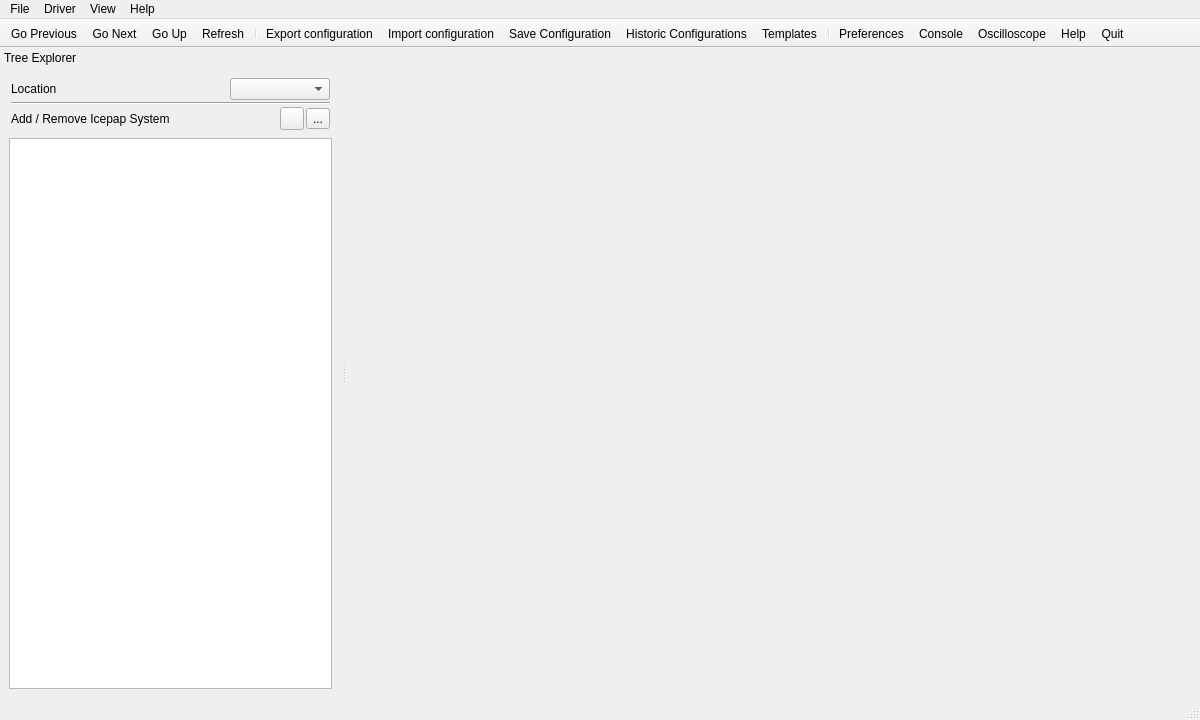
<?xml version="1.0" encoding="UTF-8"?>
<ui version="4.0">
 <class>IcepapCMS</class>
 <widget class="QMainWindow" name="IcepapCMS">
  <property name="geometry">
   <rect>
    <x>0</x>
    <y>0</y>
    <width>1200</width>
    <height>720</height>
   </rect>
  </property>
  <property name="sizePolicy">
   <sizepolicy hsizetype="MinimumExpanding" vsizetype="MinimumExpanding">
    <horstretch>0</horstretch>
    <verstretch>0</verstretch>
   </sizepolicy>
  </property>
  <property name="minimumSize">
   <size>
    <width>1200</width>
    <height>720</height>
   </size>
  </property>
  <property name="palette">
   <palette>
    <active>
     <colorrole role="Highlight">
      <brush brushstyle="SolidPattern">
       <color alpha="255">
        <red>101</red>
        <green>148</green>
        <blue>235</blue>
       </color>
      </brush>
     </colorrole>
    </active>
    <inactive>
     <colorrole role="Highlight">
      <brush brushstyle="SolidPattern">
       <color alpha="255">
        <red>101</red>
        <green>148</green>
        <blue>235</blue>
       </color>
      </brush>
     </colorrole>
    </inactive>
    <disabled>
     <colorrole role="Highlight">
      <brush brushstyle="SolidPattern">
       <color alpha="255">
        <red>127</red>
        <green>125</green>
        <blue>123</blue>
       </color>
      </brush>
     </colorrole>
    </disabled>
   </palette>
  </property>
  <property name="windowTitle">
   <string>Icepap configuration</string>
  </property>
  <property name="windowIcon">
   <iconset resource="icepapcms.qrc">
    <normaloff>:/small_icons/IcepapCfg Icons/Icepapicon.png</normaloff>:/small_icons/IcepapCfg Icons/Icepapicon.png</iconset>
  </property>
  <widget class="QWidget" name="centralwidget">
   <layout class="QVBoxLayout">
    <property name="spacing">
     <number>1</number>
    </property>
    <property name="leftMargin">
     <number>1</number>
    </property>
    <property name="topMargin">
     <number>1</number>
    </property>
    <property name="rightMargin">
     <number>1</number>
    </property>
    <property name="bottomMargin">
     <number>1</number>
    </property>
    <item>
     <widget class="QStackedWidget" name="stackedWidget">
      <property name="sizePolicy">
       <sizepolicy hsizetype="MinimumExpanding" vsizetype="MinimumExpanding">
        <horstretch>0</horstretch>
        <verstretch>0</verstretch>
       </sizepolicy>
      </property>
      <property name="minimumSize">
       <size>
        <width>800</width>
        <height>613</height>
       </size>
      </property>
      <property name="currentIndex">
       <number>0</number>
      </property>
      <widget class="QWidget" name="StartPage">
       <layout class="QHBoxLayout">
        <property name="spacing">
         <number>6</number>
        </property>
        <property name="leftMargin">
         <number>9</number>
        </property>
        <property name="topMargin">
         <number>9</number>
        </property>
        <property name="rightMargin">
         <number>9</number>
        </property>
        <property name="bottomMargin">
         <number>9</number>
        </property>
        <item>
         <spacer>
          <property name="orientation">
           <enum>Qt::Horizontal</enum>
          </property>
          <property name="sizeHint" stdset="0">
           <size>
            <width>40</width>
            <height>20</height>
           </size>
          </property>
         </spacer>
        </item>
        <item>
         <widget class="QLabel" name="lblStartPage">
          <property name="text">
           <string/>
          </property>
          <property name="pixmap">
           <pixmap resource="icepapcms.qrc">:/logos/IcepapCfg Icons/IcepapBig.png</pixmap>
          </property>
         </widget>
        </item>
        <item>
         <spacer>
          <property name="orientation">
           <enum>Qt::Horizontal</enum>
          </property>
          <property name="sizeHint" stdset="0">
           <size>
            <width>40</width>
            <height>20</height>
           </size>
          </property>
         </spacer>
        </item>
       </layout>
      </widget>
     </widget>
    </item>
   </layout>
  </widget>
  <widget class="QMenuBar" name="menubar">
   <property name="geometry">
    <rect>
     <x>0</x>
     <y>0</y>
     <width>1200</width>
     <height>20</height>
    </rect>
   </property>
   <widget class="QMenu" name="menuHelp">
    <property name="title">
     <string>Help</string>
    </property>
    <addaction name="actionUser_manual"/>
    <addaction name="actionHardware_manual"/>
    <addaction name="actionHelp"/>
    <addaction name="actionAbout"/>
   </widget>
   <widget class="QMenu" name="menuView">
    <property name="title">
     <string>View</string>
    </property>
    <addaction name="actionTree_Explorer"/>
    <addaction name="actionToolbar"/>
   </widget>
   <widget class="QMenu" name="menuDriver">
    <property name="title">
     <string>Driver</string>
    </property>
    <addaction name="actionSaveConfig"/>
    <addaction name="separator"/>
    <addaction name="actionHistoricCfg"/>
    <addaction name="actionTemplates"/>
    <addaction name="separator"/>
    <addaction name="actionExport"/>
    <addaction name="actionImport"/>
    <addaction name="separator"/>
    <addaction name="actionCopy"/>
    <addaction name="actionPaste"/>
    <addaction name="separator"/>
    <addaction name="actionSetExpertFlag"/>
   </widget>
   <widget class="QMenu" name="menuFile">
    <property name="title">
     <string>File</string>
    </property>
    <addaction name="actionAddLocation"/>
    <addaction name="actionDeleteLocation"/>
    <addaction name="separator"/>
    <addaction name="actionAddIcepap"/>
    <addaction name="actionDeleteIcepap"/>
    <addaction name="separator"/>
    <addaction name="actionFirmwareUpgrade"/>
    <addaction name="actionConsole"/>
    <addaction name="actionOscilloscope"/>
    <addaction name="separator"/>
    <addaction name="actionPreferences"/>
    <addaction name="actionQuit"/>
   </widget>
   <addaction name="menuFile"/>
   <addaction name="menuDriver"/>
   <addaction name="menuView"/>
   <addaction name="menuHelp"/>
  </widget>
  <widget class="QToolBar" name="toolBar">
   <property name="sizePolicy">
    <sizepolicy hsizetype="Expanding" vsizetype="Expanding">
     <horstretch>0</horstretch>
     <verstretch>0</verstretch>
    </sizepolicy>
   </property>
   <property name="windowTitle">
    <string>Toolbar</string>
   </property>
   <property name="movable">
    <bool>false</bool>
   </property>
   <property name="orientation">
    <enum>Qt::Horizontal</enum>
   </property>
   <property name="iconSize">
    <size>
     <width>32</width>
     <height>32</height>
    </size>
   </property>
   <property name="toolButtonStyle">
    <enum>Qt::ToolButtonIconOnly</enum>
   </property>
   <attribute name="toolBarArea">
    <enum>TopToolBarArea</enum>
   </attribute>
   <attribute name="toolBarBreak">
    <bool>false</bool>
   </attribute>
   <addaction name="actionGoPrevious"/>
   <addaction name="actionGoNext"/>
   <addaction name="actionGoUp"/>
   <addaction name="actionRefresh"/>
   <addaction name="separator"/>
   <addaction name="actionExport"/>
   <addaction name="actionImport"/>
   <addaction name="actionSaveConfig"/>
   <addaction name="actionHistoricCfg"/>
   <addaction name="actionTemplates"/>
   <addaction name="separator"/>
   <addaction name="actionPreferences"/>
   <addaction name="actionConsole"/>
   <addaction name="actionOscilloscope"/>
   <addaction name="actionHelp"/>
   <addaction name="actionQuit"/>
  </widget>
  <widget class="QDockWidget" name="dockTree">
   <property name="sizePolicy">
    <sizepolicy hsizetype="Expanding" vsizetype="Expanding">
     <horstretch>0</horstretch>
     <verstretch>0</verstretch>
    </sizepolicy>
   </property>
   <property name="minimumSize">
    <size>
     <width>341</width>
     <height>347</height>
    </size>
   </property>
   <property name="maximumSize">
    <size>
     <width>524287</width>
     <height>524287</height>
    </size>
   </property>
   <property name="features">
    <set>QDockWidget::NoDockWidgetFeatures</set>
   </property>
   <property name="allowedAreas">
    <set>Qt::LeftDockWidgetArea</set>
   </property>
   <property name="windowTitle">
    <string>Tree Explorer</string>
   </property>
   <attribute name="dockWidgetArea">
    <number>1</number>
   </attribute>
   <widget class="QWidget" name="dockWidgetContents">
    <layout class="QGridLayout" name="gridLayout_2">
     <item row="0" column="0">
      <widget class="QFrame" name="frame">
       <layout class="QGridLayout" name="gridLayout">
        <property name="leftMargin">
         <number>2</number>
        </property>
        <property name="topMargin">
         <number>2</number>
        </property>
        <property name="rightMargin">
         <number>2</number>
        </property>
        <property name="bottomMargin">
         <number>2</number>
        </property>
        <property name="spacing">
         <number>2</number>
        </property>
        <item row="0" column="0">
         <layout class="QHBoxLayout" name="horizontalLayout">
          <item>
           <widget class="QLabel" name="label">
            <property name="maximumSize">
             <size>
              <width>51</width>
              <height>16777215</height>
             </size>
            </property>
            <property name="text">
             <string>Location</string>
            </property>
           </widget>
          </item>
          <item>
           <spacer name="horizontalSpacer_2">
            <property name="orientation">
             <enum>Qt::Horizontal</enum>
            </property>
            <property name="sizeHint" stdset="0">
             <size>
              <width>40</width>
              <height>20</height>
             </size>
            </property>
           </spacer>
          </item>
          <item>
           <widget class="QComboBox" name="cbLocation">
            <property name="minimumSize">
             <size>
              <width>100</width>
              <height>0</height>
             </size>
            </property>
            <property name="maximumSize">
             <size>
              <width>141</width>
              <height>16777215</height>
             </size>
            </property>
            <property name="editable">
             <bool>false</bool>
            </property>
           </widget>
          </item>
         </layout>
        </item>
        <item row="2" column="0">
         <layout class="QHBoxLayout" name="horizontalLayout_2">
          <item>
           <widget class="QLabel" name="label_2">
            <property name="text">
             <string>Add / Remove Icepap System</string>
            </property>
           </widget>
          </item>
          <item>
           <spacer name="spacer">
            <property name="orientation">
             <enum>Qt::Horizontal</enum>
            </property>
            <property name="sizeHint" stdset="0">
             <size>
              <width>40</width>
              <height>20</height>
             </size>
            </property>
           </spacer>
          </item>
          <item>
           <widget class="QToolButton" name="btnTreeAdd">
            <property name="text">
             <string/>
            </property>
            <property name="icon">
             <iconset resource="icepapcms.qrc">
              <normaloff>:/small_icons/IcepapCFG Icons Petits/list-add.png</normaloff>:/small_icons/IcepapCFG Icons Petits/list-add.png</iconset>
            </property>
            <property name="iconSize">
             <size>
              <width>16</width>
              <height>16</height>
             </size>
            </property>
           </widget>
          </item>
          <item>
           <widget class="QToolButton" name="btnTreeRemove">
            <property name="text">
             <string>...</string>
            </property>
            <property name="icon">
             <iconset resource="icepapcms.qrc">
              <normaloff>:/small_icons/IcepapCFG Icons Petits/list-remove.png</normaloff>:/small_icons/IcepapCFG Icons Petits/list-remove.png</iconset>
            </property>
            <property name="iconSize">
             <size>
              <width>16</width>
              <height>16</height>
             </size>
            </property>
           </widget>
          </item>
         </layout>
        </item>
        <item row="1" column="0">
         <widget class="Line" name="line">
          <property name="orientation">
           <enum>Qt::Horizontal</enum>
          </property>
         </widget>
        </item>
       </layout>
      </widget>
     </item>
     <item row="1" column="0">
      <widget class="QTreeView" name="treeView">
       <property name="iconSize">
        <size>
         <width>22</width>
         <height>22</height>
        </size>
       </property>
      </widget>
     </item>
    </layout>
   </widget>
  </widget>
  <widget class="QStatusBar" name="statusbar">
   <property name="sizePolicy">
    <sizepolicy hsizetype="Preferred" vsizetype="MinimumExpanding">
     <horstretch>0</horstretch>
     <verstretch>0</verstretch>
    </sizepolicy>
   </property>
   <property name="sizeGripEnabled">
    <bool>true</bool>
   </property>
  </widget>
  <action name="actionAbout">
   <property name="text">
    <string>About</string>
   </property>
  </action>
  <action name="actionTree_Explorer">
   <property name="checkable">
    <bool>true</bool>
   </property>
   <property name="checked">
    <bool>true</bool>
   </property>
   <property name="text">
    <string>Tree Explorer</string>
   </property>
   <property name="shortcut">
    <string>F8</string>
   </property>
  </action>
  <action name="actionGoNext">
   <property name="icon">
    <iconset resource="icepapcms.qrc">
     <normaloff>:/icons/IcepapCfg Icons/go-next.png</normaloff>:/icons/IcepapCfg Icons/go-next.png</iconset>
   </property>
   <property name="text">
    <string>Go Next</string>
   </property>
   <property name="statusTip">
    <string>444</string>
   </property>
   <property name="whatsThis">
    <string>5555</string>
   </property>
   <property name="shortcut">
    <string>Alt+Right</string>
   </property>
  </action>
  <action name="actionGoPrevious">
   <property name="icon">
    <iconset resource="icepapcms.qrc">
     <normaloff>:/icons/IcepapCfg Icons/go-previous.png</normaloff>:/icons/IcepapCfg Icons/go-previous.png</iconset>
   </property>
   <property name="text">
    <string>Go Previous</string>
   </property>
   <property name="shortcut">
    <string>Alt+Left</string>
   </property>
  </action>
  <action name="actionGoUp">
   <property name="icon">
    <iconset resource="icepapcms.qrc">
     <normaloff>:/icons/IcepapCfg Icons/go-up.png</normaloff>:/icons/IcepapCfg Icons/go-up.png</iconset>
   </property>
   <property name="text">
    <string>Go Up</string>
   </property>
   <property name="shortcut">
    <string>Alt+Up</string>
   </property>
  </action>
  <action name="actionRefresh">
   <property name="icon">
    <iconset resource="icepapcms.qrc">
     <normaloff>:/icons/IcepapCfg Icons/view-refresh.png</normaloff>:/icons/IcepapCfg Icons/view-refresh.png</iconset>
   </property>
   <property name="text">
    <string>Refresh</string>
   </property>
   <property name="shortcut">
    <string>F5</string>
   </property>
  </action>
  <action name="actionPreferences">
   <property name="icon">
    <iconset resource="icepapcms.qrc">
     <normaloff>:/icons/IcepapCfg Icons/gnome-settings.png</normaloff>:/icons/IcepapCfg Icons/gnome-settings.png</iconset>
   </property>
   <property name="text">
    <string>Preferences</string>
   </property>
  </action>
  <action name="actionHelp">
   <property name="icon">
    <iconset resource="icepapcms.qrc">
     <normaloff>:/icons/IcepapCfg Icons/help-browser.png</normaloff>:/icons/IcepapCfg Icons/help-browser.png</iconset>
   </property>
   <property name="text">
    <string>Help</string>
   </property>
   <property name="shortcut">
    <string>F1</string>
   </property>
  </action>
  <action name="actionExport">
   <property name="icon">
    <iconset resource="icepapcms.qrc">
     <normaloff>:/icons/IcepapCfg Icons/gnome-dev-floppy.png</normaloff>:/icons/IcepapCfg Icons/gnome-dev-floppy.png</iconset>
   </property>
   <property name="text">
    <string>Export configuration</string>
   </property>
   <property name="iconText">
    <string>Export configuration</string>
   </property>
   <property name="toolTip">
    <string>Export driver configuration to file</string>
   </property>
   <property name="shortcut">
    <string>Ctrl+E</string>
   </property>
  </action>
  <action name="actionImport">
   <property name="icon">
    <iconset resource="icepapcms.qrc">
     <normaloff>:/icons/IcepapCfg Icons/folder.png</normaloff>:/icons/IcepapCfg Icons/folder.png</iconset>
   </property>
   <property name="text">
    <string>Import configuration</string>
   </property>
   <property name="iconText">
    <string>Import configuration</string>
   </property>
   <property name="toolTip">
    <string>Import driver configuration from file</string>
   </property>
   <property name="shortcut">
    <string>Ctrl+I</string>
   </property>
  </action>
  <action name="actionQuit">
   <property name="icon">
    <iconset resource="icepapcms.qrc">
     <normaloff>:/icons/IcepapCfg Icons/gnome-logout.png</normaloff>:/icons/IcepapCfg Icons/gnome-logout.png</iconset>
   </property>
   <property name="text">
    <string>Quit</string>
   </property>
   <property name="statusTip">
    <string/>
   </property>
   <property name="whatsThis">
    <string/>
   </property>
   <property name="shortcut">
    <string>Ctrl+Q</string>
   </property>
  </action>
  <action name="actionToolbar">
   <property name="checkable">
    <bool>true</bool>
   </property>
   <property name="checked">
    <bool>true</bool>
   </property>
   <property name="text">
    <string>Toolbar</string>
   </property>
   <property name="shortcut">
    <string>F9</string>
   </property>
  </action>
  <action name="actionSaveConfig">
   <property name="icon">
    <iconset resource="icepapcms.qrc">
     <normaloff>:/icons/IcepapCfg Icons/sign.png</normaloff>:/icons/IcepapCfg Icons/sign.png</iconset>
   </property>
   <property name="text">
    <string>Save Configuration</string>
   </property>
   <property name="toolTip">
    <string>Save driver configuration</string>
   </property>
   <property name="statusTip">
    <string>Ctrl+s</string>
   </property>
   <property name="shortcut">
    <string>Ctrl+S</string>
   </property>
  </action>
  <action name="actionFirmwareUpgrade">
   <property name="icon">
    <iconset resource="icepapcms.qrc">
     <normaloff>:/icons/IcepapCfg Icons/gnome-cpu.png</normaloff>:/icons/IcepapCfg Icons/gnome-cpu.png</iconset>
   </property>
   <property name="text">
    <string>Firmware upgrade</string>
   </property>
   <property name="toolTip">
    <string>Open Firmware upgrade dialog</string>
   </property>
  </action>
  <action name="actionConsole">
   <property name="icon">
    <iconset resource="icepapcms.qrc">
     <normaloff>:/icons/IcepapCfg Icons/gnome-terminal.png</normaloff>:/icons/IcepapCfg Icons/gnome-terminal.png</iconset>
   </property>
   <property name="text">
    <string>Console</string>
   </property>
   <property name="toolTip">
    <string>Icepap Console</string>
   </property>
  </action>
  <action name="actionHistoricCfg">
   <property name="checkable">
    <bool>true</bool>
   </property>
   <property name="icon">
    <iconset resource="icepapcms.qrc">
     <normaloff>:/icons/IcepapCfg Icons/calendar.png</normaloff>:/icons/IcepapCfg Icons/calendar.png</iconset>
   </property>
   <property name="text">
    <string>Historic Configurations</string>
   </property>
   <property name="iconText">
    <string>Historic Configurations</string>
   </property>
   <property name="toolTip">
    <string>Historic configurations per driver</string>
   </property>
   <property name="shortcut">
    <string>Ctrl+H</string>
   </property>
  </action>
  <action name="actionTemplates">
   <property name="icon">
    <iconset resource="icepapcms.qrc">
     <normaloff>:/icons/IcepapCfg Icons/notes.png</normaloff>:/icons/IcepapCfg Icons/notes.png</iconset>
   </property>
   <property name="text">
    <string>Templates</string>
   </property>
   <property name="toolTip">
    <string>Template managment</string>
   </property>
   <property name="shortcut">
    <string>Ctrl+T</string>
   </property>
  </action>
  <action name="actionAddIcepap">
   <property name="icon">
    <iconset resource="icepapcms.qrc">
     <normaloff>:/small_icons/IcepapCFG Icons Petits/list-add.png</normaloff>:/small_icons/IcepapCFG Icons Petits/list-add.png</iconset>
   </property>
   <property name="text">
    <string>Add Icepap</string>
   </property>
   <property name="toolTip">
    <string>Add Icepap System to CMS Database</string>
   </property>
  </action>
  <action name="actionDeleteIcepap">
   <property name="icon">
    <iconset resource="icepapcms.qrc">
     <normaloff>:/small_icons/IcepapCFG Icons Petits/list-remove.png</normaloff>:/small_icons/IcepapCFG Icons Petits/list-remove.png</iconset>
   </property>
   <property name="text">
    <string>Delete Icepap</string>
   </property>
   <property name="toolTip">
    <string>Delete Icepap System from the CMS Database</string>
   </property>
  </action>
  <action name="actionUser_manual">
   <property name="text">
    <string>User manual</string>
   </property>
  </action>
  <action name="actionHardware_manual">
   <property name="text">
    <string>Hardware manual</string>
   </property>
  </action>
  <action name="actionAddLocation">
   <property name="icon">
    <iconset resource="icepapcms.qrc">
     <normaloff>:/small_icons/IcepapCFG Icons Petits/template.png</normaloff>:/small_icons/IcepapCFG Icons Petits/template.png</iconset>
   </property>
   <property name="text">
    <string>Add location</string>
   </property>
   <property name="iconText">
    <string>Add location</string>
   </property>
   <property name="toolTip">
    <string>Add location</string>
   </property>
  </action>
  <action name="actionDeleteLocation">
   <property name="icon">
    <iconset resource="icepapcms.qrc">
     <normaloff>:/small_icons/IcepapCFG Icons Petits/process-stop.png</normaloff>:/small_icons/IcepapCFG Icons Petits/process-stop.png</iconset>
   </property>
   <property name="text">
    <string>Delete location</string>
   </property>
   <property name="iconText">
    <string>Delete location</string>
   </property>
   <property name="toolTip">
    <string>Delete location</string>
   </property>
  </action>
  <action name="actionSetExpertFlag">
   <property name="checkable">
    <bool>true</bool>
   </property>
   <property name="text">
    <string>Set Expert Flag</string>
   </property>
  </action>
  <action name="actionCopy">
   <property name="text">
    <string>Copy configuration</string>
   </property>
   <property name="shortcut">
    <string>Ctrl+C</string>
   </property>
  </action>
  <action name="actionPaste">
   <property name="text">
    <string>Paste configuration</string>
   </property>
   <property name="shortcut">
    <string>Ctrl+V</string>
   </property>
  </action>
  <action name="actionOscilloscope">
   <property name="icon">
    <iconset resource="icepapcms.qrc">
     <normaloff>:/icons/IcepapCfg Icons/gnome-monitor.png</normaloff>:/icons/IcepapCfg Icons/gnome-monitor.png</iconset>
   </property>
   <property name="text">
    <string>Oscilloscope</string>
   </property>
   <property name="toolTip">
    <string>Icepap Oscilloscope</string>
   </property>
   <property name="shortcut">
    <string>Ctrl+O</string>
   </property>
  </action>
 </widget>
 <resources>
  <include location="icepapcms.qrc"/>
 </resources>
 <connections/>
</ui>
